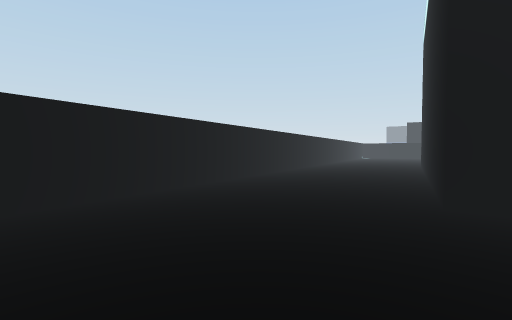
View 1 (above)

19 first-person views from a walk through a 3-D level made in the Unity game engine. The camera is 1.5 m above the floor, tilts 2° down and sees 85° across. The floor is counted in squares, 2 m on a side. Each view is taken from the middle of a square. On the plan, view 1 faces up. The plan holds only what a view shows up to about 10 squares ahead; the rest is blank. The place goes on beyond the plan. Some animated figures are left out.

View 2
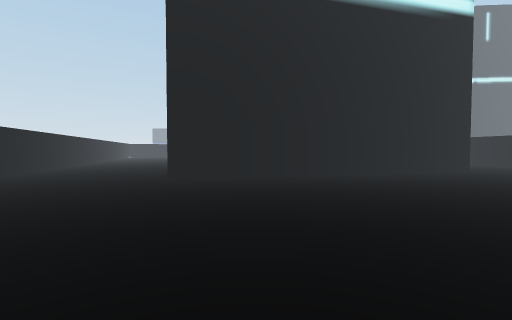

View 3
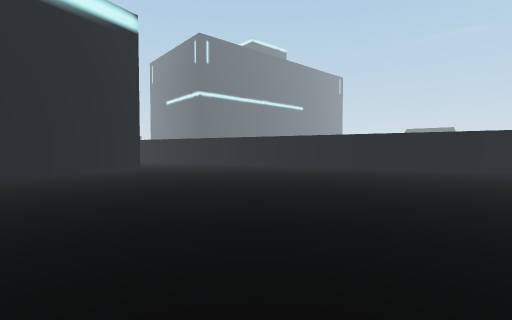

View 4
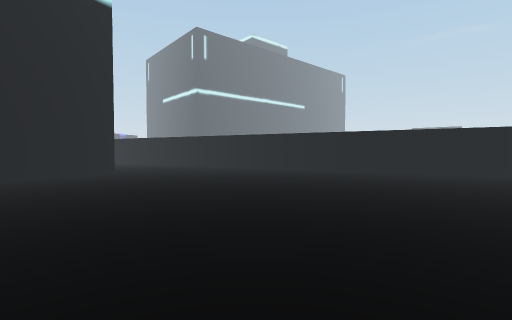

View 5
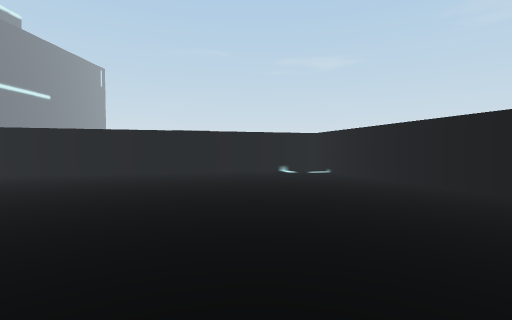

View 6
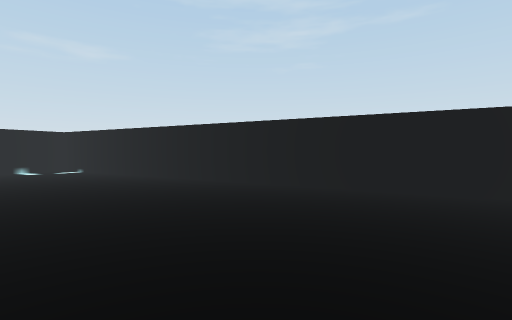

View 7
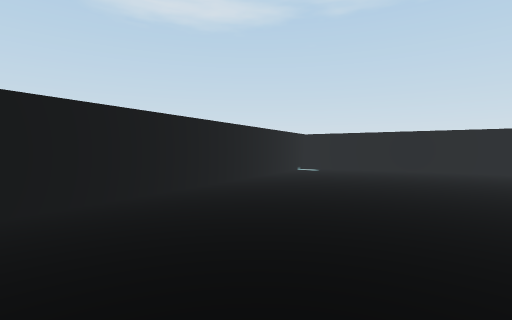

View 8
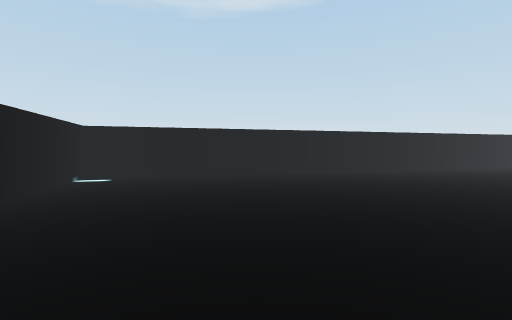

View 9
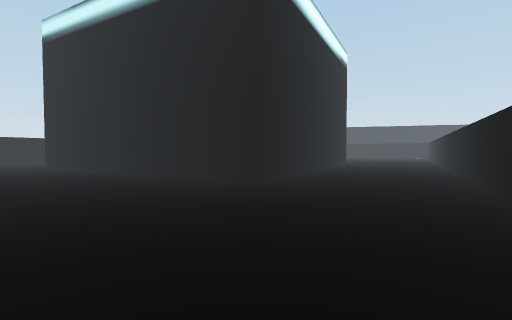

View 10
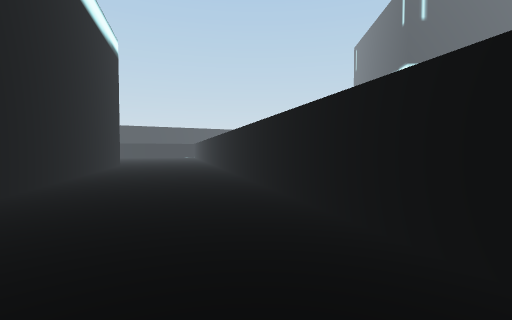

View 11
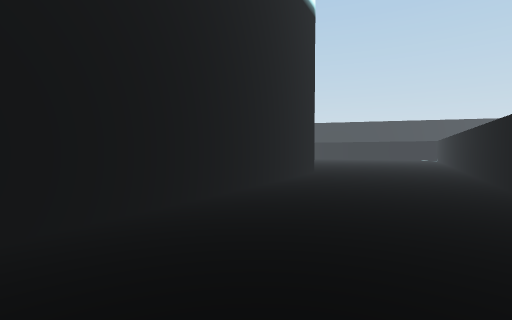

View 12
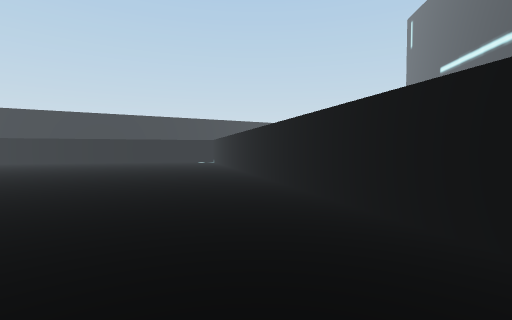

View 13
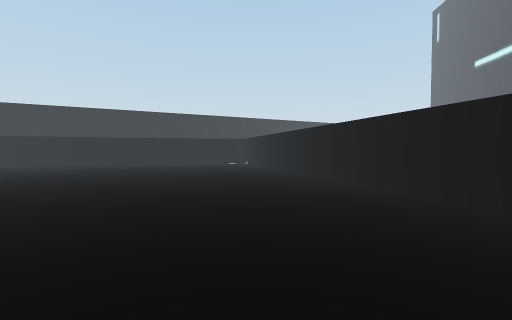

View 14
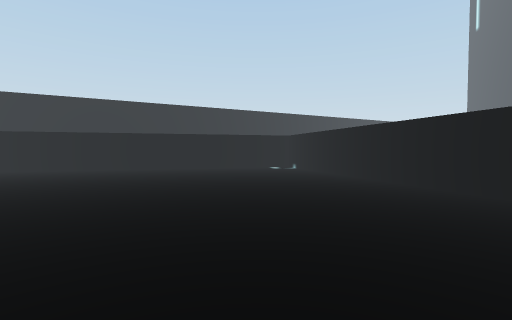

View 15
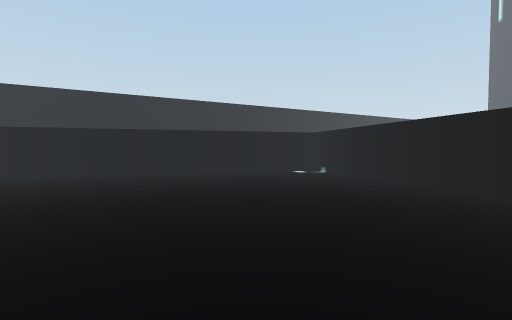

View 16
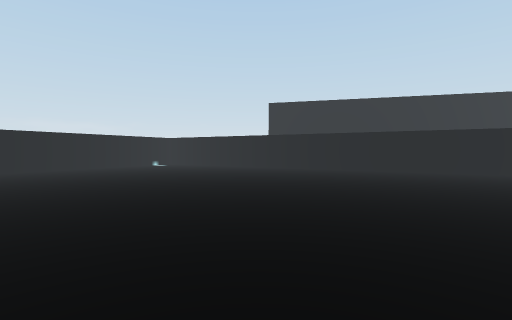

View 17
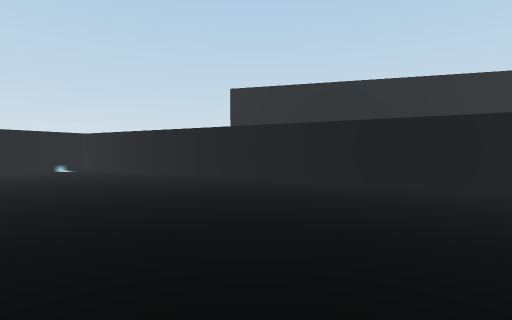

View 18
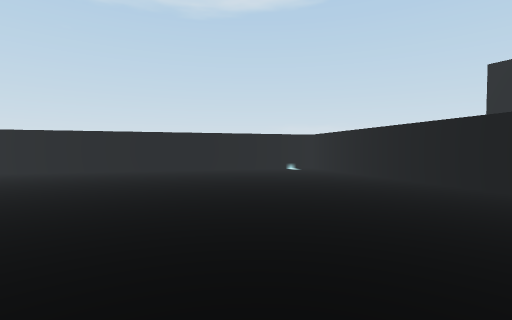

View 19
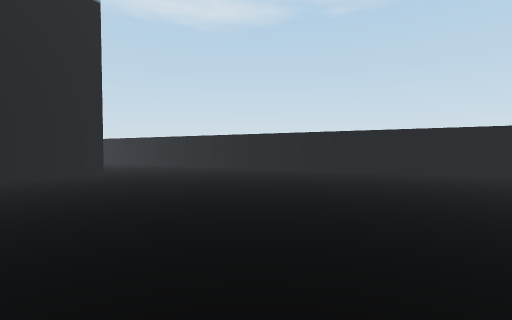

### Floor plan
Points are (right, up) in squares from view 1. A wall is a line through its corners. A room is listed if a view was taken in it or the views show most of it. See-through windows are left out.
Room 1 (views 1, 2, 3, 4, 5, 6, 7, 8, 9, 10, 11, 12)
walls: (-3.9, 1.3) (-8.5, -7) (7.9, -16.1) (19.8, 5.2); (1, 10) (-2.9, 3); (15.2, 5.9) (11.1, -1.4) (2.4, 3.5) (6, 10.1)
ways out: opening at (5.5, 13) to room 2; opening at (17.5, 5) to room 2
Room 2 (views 13, 14, 15, 16, 17, 18, 19)
walls: (16, 7.4) (15.2, 5.9); (7.2, 12.2) (9.5, 10.9); (25.9, 18.3) (11.9, 26.1); (9.9, 26.1) (5.1, 17.4); (19.8, 5.2) (26.7, 17.6)
ways out: opening at (5.5, 13) to room 1; opening at (17.5, 5) to room 1

Positions as (right, up) in squares from view 1, and headings:
1: (0, 0), facing up
2: (-1, -3), facing up-right
3: (0, -6), facing right
4: (2, -6), facing right
5: (2, -7), facing down-right
6: (1, -6), facing down
7: (3, -9), facing left
8: (0, -9), facing up-left
9: (11, -8), facing up
10: (11, -7), facing up-right
11: (14, -2), facing up
12: (16, 3), facing up-right
13: (16, 6), facing up-right
14: (17, 10), facing up-right
15: (18, 12), facing up-right
16: (15, 12), facing up
17: (17, 16), facing up
18: (17, 17), facing up-left
19: (16, 17), facing left
